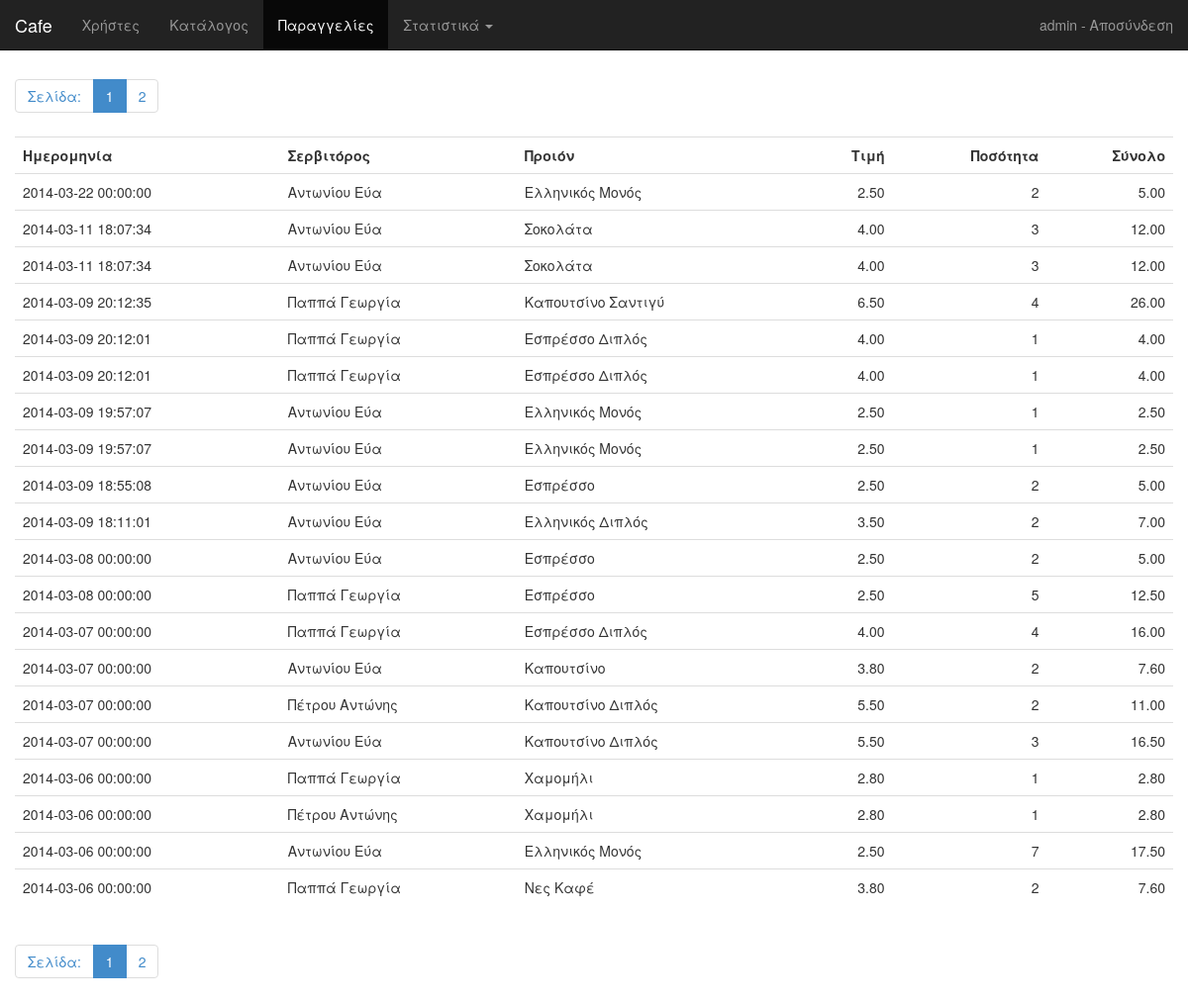
Screenshot of /index.php?action=orders (signed in) with the database file from the repository.
### tables this page shows
CREATE TABLE IF NOT EXISTS `orders` (
  `OrderID` int(11) NOT NULL AUTO_INCREMENT,
  `ItemID` int(11) NOT NULL,
  `Quantity` int(11) NOT NULL,
  `OrderDateTime` datetime NOT NULL,
  `Username` varchar(20) NOT NULL,
  PRIMARY KEY (`OrderID`),
  KEY `ItemID_idx` (`ItemID`),
  KEY `Username_idx` (`Username`)
);

CREATE TABLE IF NOT EXISTS `users` (
  `Username` varchar(20) NOT NULL DEFAULT '',
  `FirstName` varchar(20) NOT NULL,
  `LastName` varchar(20) NOT NULL,
  `Password` varchar(20) NOT NULL,
  `Role` varchar(20) NOT NULL,
  PRIMARY KEY (`Username`)
);

CREATE TABLE IF NOT EXISTS `items` (
  `ItemID` int(11) NOT NULL AUTO_INCREMENT,
  `Name` varchar(50) NOT NULL,
  `Description` varchar(100) NOT NULL,
  `Price` decimal(5,2) NOT NULL,
  PRIMARY KEY (`ItemID`)
);

### db.php (called while the page is built, shortened)
<?php
	class Db
	{
		private $dbhost = "localhost";
		private $dbuser = "root";
		private $dbpass = "";
		private $database = "cafe";
		private $db;
		private $limit = 20;
		private function connect() {
			$this->db = new mysqli($this->dbhost, $this->dbuser, $this->dbpass, $this->database);
			if (mysqli_connect_errno()) {
			    return array('error' => true, 'message' => "Πρόβλημα Σύνδεσης στη Βάση Δεδομένων: ".mysqli_connect_error());
			}
			else {
				$this->db->query("SET CHARACTER SET 'UTF8'");
				return array('error' => false, 'message' => "Connect succeeded");
			}
		}
		function GetOrders($page) {
			$result = $this->connect();
			$total = $this->db->query('SELECT COUNT(*) total FROM orders')->fetch_object()->total;
			$pages = ceil($total / $this->limit);
			$stmt = $this->db->stmt_init();
			if (!($stmt = $this->db->prepare("SELECT orderid,orders.itemid,quantity,OrderDateTime,
												orders.username,items.name,
												users.lastname,users.firstname,
												items.price, items.price * quantity total
									FROM orders, items,users
                                    where items.itemid = orders.itemid and users.username = orders.username
                                    ORDER BY orderdatetime DESC LIMIT ? OFFSET ?")))
				return array('error' => true, 'message' => $this->db->error);
			if($page >= $pages)
				$offset = 0;
			else
				$offset = $page * $this->limit;
			if (!($stmt->bind_param("ii", $this->limit, $offset)))
		    	return array('error' => true, 'message' => $stmt->error);
		    if (!($stmt->execute()))
		    	return array('error' => true, 'message' => $stmt->error);
		    $res = $stmt->get_result();
		    while ($row = $res->fetch_array(MYSQLI_ASSOC))
	        {
	            $orders[] = $row;
	        }
		    $result = array('error' => false, 'data' => $orders, 'pages' => $pages);
			return $result;
		}
	}
?>

### orders.php (the view)
<?php
  	$db = new Db();
  	if (isset($_GET['page']))
  		$page = $_GET['page'];
  	else
  		$page = 0;
	$result = $db->GetOrders($page);
	if ($result['error'])
	{
	  	echo '<div class="alert alert-danger">';
        echo '<button type="button" class="close" data-dismiss="alert" aria-hidden="true">&times;</button>';
        echo '<strong>'.$result['message'].'</strong>';
        echo '</div>';
	}
	else {
		echo '<ul class="pagination">';
		echo '<li><a class="text-primary"> Σελίδα: </a></li>';
		for ($i = 0;$i < $result['pages'];$i++) {
			if ($i == $page) {
				echo '<li class="active"><a href="index.php?action=orders&page='.$i.'">'.($i + 1).'</a></li>';
			}
			else {
				echo '<li><a href="index.php?action=orders&page='.$i.'">'.($i + 1).'</a></li>';
			}
		}
		echo '</ul>';
		echo '<table class="table table-hover">';
		echo '<th>Ημερομηνία</th>';
		echo '<th>Σερβιτόρος</th>';
		echo '<th>Προιόν</th>';
		echo '<th style="text-align:right;">Τιμή</th>';
		echo '<th style="text-align:right;">Ποσότητα</th>';
		echo '<th style="text-align:right;">Σύνολο</th>';
		foreach ($result['data'] as $order) {
			echo '<tr>';
			echo '<td>'.$order['OrderDateTime'].'</td>';
			echo '<td>'.$order['lastname'].' '.$order['firstname'].'</td>';
			echo '<td>'.$order['name'].'</td>';
			echo '<td style="text-align:right;">'.$order['price'].'</td>';
			echo '<td style="text-align:right;">'.$order['quantity'].'</td>';
			echo '<td style="text-align:right;">'.$order['total'].'</td>';
			echo '</tr>';
		}
		echo '</table>';
		echo '<ul class="pagination">';
		echo '<li><a class="text-primary"> Σελίδα: </a></li>';
		for ($i = 0;$i < $result['pages'];$i++) {
			if ($i == $page) {
				echo '<li class="active"><a href="index.php?action=orders&page='.$i.'">'.($i + 1).'</a></li>';
			}
			else {
				echo '<li><a href="index.php?action=orders&page='.$i.'">'.($i + 1).'</a></li>';
			}
		}
		echo '</ul>';
	}
?>

### css/main.css (style rules this page uses)
body { padding-top: 60px; }

### rows the page displays
orders: OrderDateTime "2014-03-22 00:00:00", Username.LastName "Αντωνίου", Username.FirstName "Εύα", ItemID.Name "Ελληνικός Μονός", ItemID.Price "2.50", Quantity "2", total "5.00"
orders: OrderDateTime "2014-03-11 18:07:34", Username.LastName "Αντωνίου", Username.FirstName "Εύα", ItemID.Name "Σοκολάτα", ItemID.Price "4.00", Quantity "3", total "12.00"
orders: OrderDateTime "2014-03-11 18:07:34", Username.LastName "Αντωνίου", Username.FirstName "Εύα", ItemID.Name "Σοκολάτα", ItemID.Price "4.00", Quantity "3", total "12.00"
orders: OrderDateTime "2014-03-09 20:12:35", Username.LastName "Παππά", Username.FirstName "Γεωργία", ItemID.Name "Καπουτσίνο Σαντιγύ", ItemID.Price "6.50", Quantity "4", total "26.00"
orders: OrderDateTime "2014-03-09 20:12:01", Username.LastName "Παππά", Username.FirstName "Γεωργία", ItemID.Name "Εσπρέσσο Διπλός", ItemID.Price "4.00", Quantity "1", total "4.00"
orders: OrderDateTime "2014-03-09 20:12:01", Username.LastName "Παππά", Username.FirstName "Γεωργία", ItemID.Name "Εσπρέσσο Διπλός", ItemID.Price "4.00", Quantity "1", total "4.00"
orders: OrderDateTime "2014-03-09 19:57:07", Username.LastName "Αντωνίου", Username.FirstName "Εύα", ItemID.Name "Ελληνικός Μονός", ItemID.Price "2.50", Quantity "1", total "2.50"
orders: OrderDateTime "2014-03-09 19:57:07", Username.LastName "Αντωνίου", Username.FirstName "Εύα", ItemID.Name "Ελληνικός Μονός", ItemID.Price "2.50", Quantity "1", total "2.50"
orders: OrderDateTime "2014-03-09 18:55:08", Username.LastName "Αντωνίου", Username.FirstName "Εύα", ItemID.Name "Εσπρέσσο", ItemID.Price "2.50", Quantity "2", total "5.00"
orders: OrderDateTime "2014-03-09 18:11:01", Username.LastName "Αντωνίου", Username.FirstName "Εύα", ItemID.Name "Ελληνικός Διπλός", ItemID.Price "3.50", Quantity "2", total "7.00"
orders: OrderDateTime "2014-03-08 00:00:00", Username.LastName "Αντωνίου", Username.FirstName "Εύα", ItemID.Name "Εσπρέσσο", ItemID.Price "2.50", Quantity "2", total "5.00"
orders: OrderDateTime "2014-03-08 00:00:00", Username.LastName "Παππά", Username.FirstName "Γεωργία", ItemID.Name "Εσπρέσσο", ItemID.Price "2.50", Quantity "5", total "12.50"
orders: OrderDateTime "2014-03-07 00:00:00", Username.LastName "Παππά", Username.FirstName "Γεωργία", ItemID.Name "Εσπρέσσο Διπλός", ItemID.Price "4.00", Quantity "4", total "16.00"
orders: OrderDateTime "2014-03-07 00:00:00", Username.LastName "Αντωνίου", Username.FirstName "Εύα", ItemID.Name "Καπουτσίνο", ItemID.Price "3.80", Quantity "2", total "7.60"
orders: OrderDateTime "2014-03-07 00:00:00", Username.LastName "Πέτρου", Username.FirstName "Αντώνης", ItemID.Name "Καπουτσίνο Διπλός", ItemID.Price "5.50", Quantity "2", total "11.00"
orders: OrderDateTime "2014-03-07 00:00:00", Username.LastName "Αντωνίου", Username.FirstName "Εύα", ItemID.Name "Καπουτσίνο Διπλός", ItemID.Price "5.50", Quantity "3", total "16.50"
orders: OrderDateTime "2014-03-06 00:00:00", Username.LastName "Παππά", Username.FirstName "Γεωργία", ItemID.Name "Χαμομήλι", ItemID.Price "2.80", Quantity "1", total "2.80"
orders: OrderDateTime "2014-03-06 00:00:00", Username.LastName "Πέτρου", Username.FirstName "Αντώνης", ItemID.Name "Χαμομήλι", ItemID.Price "2.80", Quantity "1", total "2.80"
orders: OrderDateTime "2014-03-06 00:00:00", Username.LastName "Αντωνίου", Username.FirstName "Εύα", ItemID.Name "Ελληνικός Μονός", ItemID.Price "2.50", Quantity "7", total "17.50"
orders: OrderDateTime "2014-03-06 00:00:00", Username.LastName "Παππά", Username.FirstName "Γεωργία", ItemID.Name "Νες Καφέ", ItemID.Price "3.80", Quantity "2", total "7.60"

### other values shown
$name "admin"
